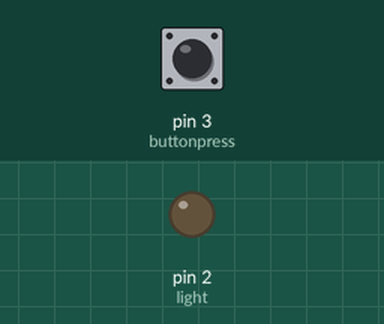
Recording of a sketch running on a simulated Arduino Uno, built with avr-gcc and run on an emulated ATmega328P. Parts: output pins drawn as LEDs (lit = HIGH). The inputs (shaded band) are chosen by the test bench; at power-on: pin 3 (buttonpress) HIGH.

Above: at 1.2 s.
1.3 s: pin 3 (buttonpress) pulled LOW for 0.15 s
At 1.37 s:
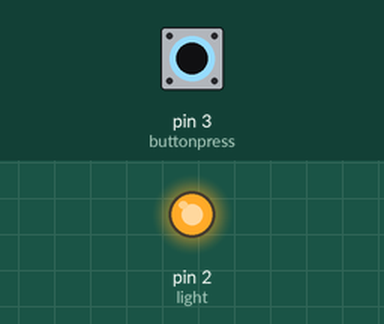
2.9 s: pin 3 (buttonpress) pulled LOW for 3.2 s
At 7.2 s:
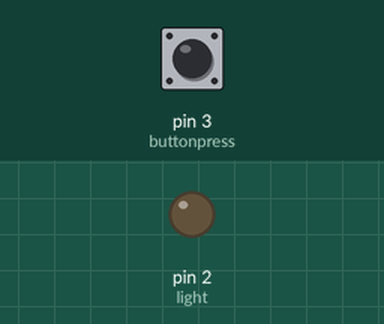
Timing chart, 0 to 8.7 s (numbered marks = the images above; inputs shaded):
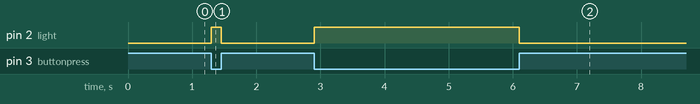

The sketch:

buttonpress.ino
```cpp
void setup() {
  // put your setup code here, to run once:
pinMode(2, OUTPUT); //light
pinMode(3, INPUT_PULLUP); //buttonpress
}

int buttonstate = 0; //variable of button status

void loop() {
  // put your main code here, to run repeatedly:
buttonstate = digitalRead(3);
if(buttonstate == LOW) //button pressed
{
   digitalWrite(2, HIGH); //if botton press, turn on light
}

else //buttonstate == HIGH button not press
{
  digitalWrite(2, LOW);
}
}
```

Measured:
- after the input at 1.3 s, pin 2 (light): LOW → HIGH at once, → LOW 0.15 s later
- after the input at 2.9 s, pin 2 (light): LOW → HIGH at once, → LOW 3.2 s later
